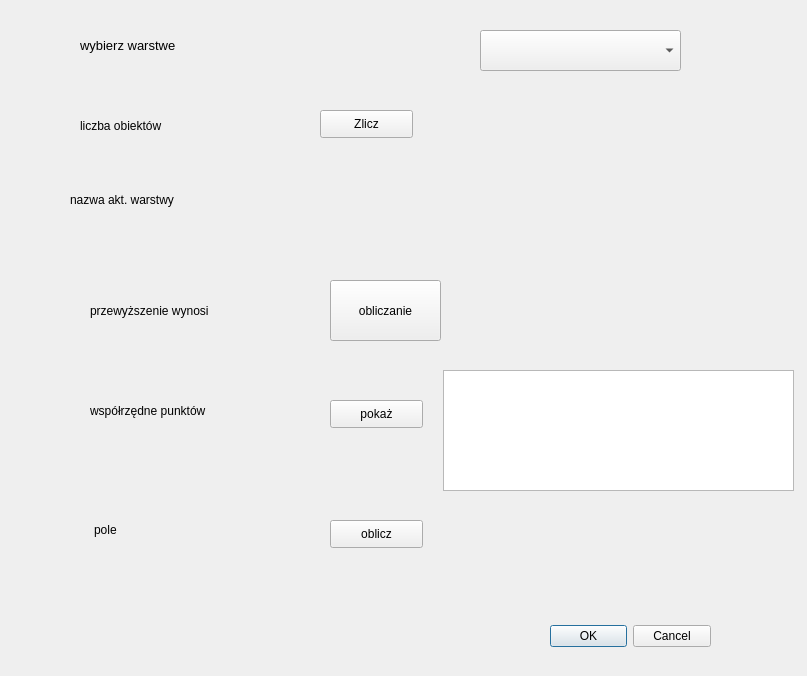
<?xml version="1.0" encoding="UTF-8"?>
<ui version="4.0">
 <class>pluginmDialogBase</class>
 <widget class="QDialog" name="pluginmDialogBase">
  <property name="geometry">
   <rect>
    <x>0</x>
    <y>0</y>
    <width>807</width>
    <height>676</height>
   </rect>
  </property>
  <property name="windowTitle">
   <string>pluginm</string>
  </property>
  <widget class="QDialogButtonBox" name="button_box">
   <property name="geometry">
    <rect>
     <x>550</x>
     <y>611</y>
     <width>161</width>
     <height>51</height>
    </rect>
   </property>
   <property name="orientation">
    <enum>Qt::Horizontal</enum>
   </property>
   <property name="standardButtons">
    <set>QDialogButtonBox::Cancel|QDialogButtonBox::Ok</set>
   </property>
  </widget>
  <widget class="QLabel" name="label">
   <property name="geometry">
    <rect>
     <x>80</x>
     <y>20</y>
     <width>161</width>
     <height>51</height>
    </rect>
   </property>
   <property name="font">
    <font>
     <pointsize>10</pointsize>
    </font>
   </property>
   <property name="text">
    <string>wybierz warstwe</string>
   </property>
  </widget>
  <widget class="QgsMapLayerComboBox" name="mMapLayerComboBox">
   <property name="geometry">
    <rect>
     <x>480</x>
     <y>30</y>
     <width>201</width>
     <height>41</height>
    </rect>
   </property>
  </widget>
  <widget class="QPushButton" name="pushButton_dh">
   <property name="geometry">
    <rect>
     <x>330</x>
     <y>280</y>
     <width>111</width>
     <height>61</height>
    </rect>
   </property>
   <property name="text">
    <string>obliczanie</string>
   </property>
  </widget>
  <widget class="QLabel" name="label_dh_description">
   <property name="geometry">
    <rect>
     <x>90</x>
     <y>270</y>
     <width>201</width>
     <height>81</height>
    </rect>
   </property>
   <property name="text">
    <string>przewyższenie wynosi</string>
   </property>
  </widget>
  <widget class="QLabel" name="label_dh_result">
   <property name="geometry">
    <rect>
     <x>550</x>
     <y>280</y>
     <width>131</width>
     <height>71</height>
    </rect>
   </property>
   <property name="font">
    <font>
     <pointsize>10</pointsize>
    </font>
   </property>
   <property name="text">
    <string/>
   </property>
  </widget>
  <widget class="QPushButton" name="pushButton_zliczobiek">
   <property name="geometry">
    <rect>
     <x>320</x>
     <y>110</y>
     <width>93</width>
     <height>28</height>
    </rect>
   </property>
   <property name="text">
    <string>Zlicz</string>
   </property>
  </widget>
  <widget class="QLabel" name="label_lobiektow">
   <property name="geometry">
    <rect>
     <x>80</x>
     <y>100</y>
     <width>111</width>
     <height>51</height>
    </rect>
   </property>
   <property name="text">
    <string>liczba obiektów</string>
   </property>
  </widget>
  <widget class="QLabel" name="labelWynik">
   <property name="geometry">
    <rect>
     <x>550</x>
     <y>110</y>
     <width>91</width>
     <height>41</height>
    </rect>
   </property>
   <property name="text">
    <string/>
   </property>
  </widget>
  <widget class="QLabel" name="label_wsppkt">
   <property name="geometry">
    <rect>
     <x>90</x>
     <y>400</y>
     <width>151</width>
     <height>21</height>
    </rect>
   </property>
   <property name="text">
    <string>współrzędne punktów</string>
   </property>
  </widget>
  <widget class="QPushButton" name="pushButton_pokazwsp">
   <property name="geometry">
    <rect>
     <x>330</x>
     <y>400</y>
     <width>93</width>
     <height>28</height>
    </rect>
   </property>
   <property name="text">
    <string>pokaż</string>
   </property>
  </widget>
  <widget class="QLabel" name="label_nazwawarstwy">
   <property name="geometry">
    <rect>
     <x>70</x>
     <y>190</y>
     <width>131</width>
     <height>20</height>
    </rect>
   </property>
   <property name="text">
    <string>nazwa akt. warstwy</string>
   </property>
  </widget>
  <widget class="QLabel" name="label_resultnazwa">
   <property name="geometry">
    <rect>
     <x>570</x>
     <y>190</y>
     <width>91</width>
     <height>31</height>
    </rect>
   </property>
   <property name="text">
    <string/>
   </property>
  </widget>
  <widget class="QTextEdit" name="listaWybranychOb_wsp">
   <property name="geometry">
    <rect>
     <x>443</x>
     <y>370</y>
     <width>351</width>
     <height>121</height>
    </rect>
   </property>
  </widget>
  <widget class="QPushButton" name="pushButton_liczpole">
   <property name="geometry">
    <rect>
     <x>330</x>
     <y>520</y>
     <width>93</width>
     <height>28</height>
    </rect>
   </property>
   <property name="text">
    <string>oblicz</string>
   </property>
  </widget>
  <widget class="QLabel" name="label_poledesc">
   <property name="geometry">
    <rect>
     <x>94</x>
     <y>520</y>
     <width>71</width>
     <height>20</height>
    </rect>
   </property>
   <property name="text">
    <string>pole</string>
   </property>
  </widget>
  <widget class="QLabel" name="label_pole">
   <property name="geometry">
    <rect>
     <x>530</x>
     <y>520</y>
     <width>161</width>
     <height>41</height>
    </rect>
   </property>
   <property name="text">
    <string/>
   </property>
  </widget>
 </widget>
 <customwidgets>
  <customwidget>
   <class>QgsMapLayerComboBox</class>
   <extends>QComboBox</extends>
   <header>qgsmaplayercombobox.h</header>
  </customwidget>
 </customwidgets>
 <resources/>
 <connections>
  <connection>
   <sender>button_box</sender>
   <signal>accepted()</signal>
   <receiver>pluginmDialogBase</receiver>
   <slot>accept()</slot>
   <hints>
    <hint type="sourcelabel">
     <x>20</x>
     <y>20</y>
    </hint>
    <hint type="destinationlabel">
     <x>20</x>
     <y>20</y>
    </hint>
   </hints>
  </connection>
  <connection>
   <sender>button_box</sender>
   <signal>rejected()</signal>
   <receiver>pluginmDialogBase</receiver>
   <slot>reject()</slot>
   <hints>
    <hint type="sourcelabel">
     <x>20</x>
     <y>20</y>
    </hint>
    <hint type="destinationlabel">
     <x>20</x>
     <y>20</y>
    </hint>
   </hints>
  </connection>
 </connections>
</ui>
